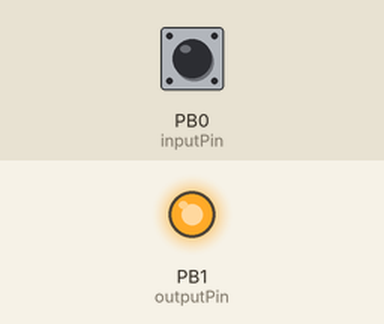
This sketch was run on a simulated ATtiny85, built with avr-gcc and run on an emulated ATtiny85. On the bench: output pins drawn as LEDs (lit = HIGH). The test bench sets the inputs (shaded band); at power-on: PB0 (inputPin) HIGH.

Above: at 1.6 s.
At 5.6 s:
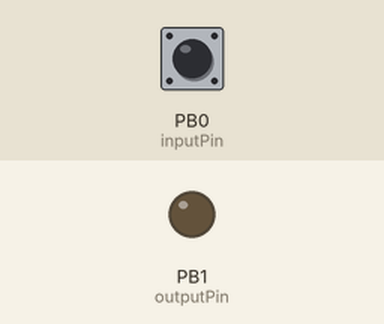
Timing chart, 0 to 7.4 s (numbered marks = the images above):
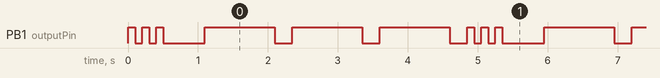

Measured:
- by itself, PB1 (outputPin): repeats every 4.9 s: HIGH 0.10 s, LOW 0.10 s, HIGH 0.10 s, LOW 0.60 s, 3 × (HIGH 1.0 s, LOW 0.25 s), HIGH 0.10 s, LOW 0.10 s
- by itself, everything shown: repeats every 4.9 s, in 12 steps

The sketch:

3-hid-with-switch.ino
```cpp
#include "DigiKeyboard.h"

#define inputPin 0
#define outputPin 1

char *myTexts[] = {
    "ABC",
    "DEF",
    "GHI"};

int i = 0, lenMytexts = 3;

void setup()
{
  // Input
  pinMode(inputPin, INPUT);
  digitalWrite(inputPin, HIGH);
  // Output
  pinMode(outputPin, OUTPUT);

  blinkIntro();
}

void loop()
{
  digitalWrite(outputPin, HIGH);
  delay(1000);
  if (digitalRead(inputPin) == 0)
  {
    DigiKeyboard.sendKeyStroke(0);
    DigiKeyboard.println(myTexts[i]);
    DigiKeyboard.delay(1000);
  }
  digitalWrite(outputPin, LOW);
  delay(250);
  if (i >= lenMytexts - 1)
  {
    i = 0;
    blinkIntro();
  }
  else
  {
    i += 1;
  }
}

void blinkIntro()
{
  int i;
  for (i = 0; i < 3; i++)
  {
    digitalWrite(outputPin, HIGH);
    delay(100);
    digitalWrite(outputPin, LOW);
    delay(100);
  }
  delay(500);
}
```
